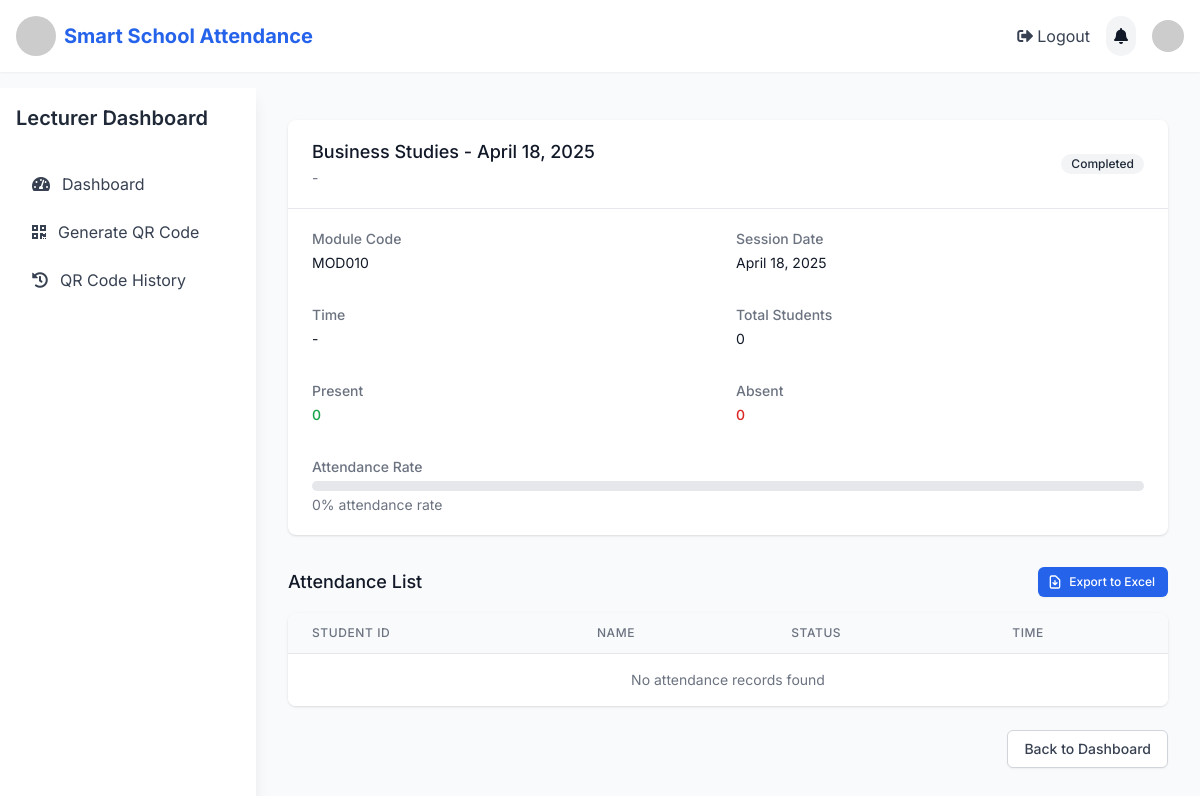
Screenshot of /attendance/session/30/ (signed in) with the database file from the repository.
### attendance/models.py (models this page shows, shortened)
class QRCode(models.Model):
    module = models.ForeignKey(Module, on_delete=models.CASCADE, related_name='qrcodes')
    lecturer = models.ForeignKey(settings.AUTH_USER_MODEL, on_delete=models.CASCADE, limit_choices_to={'is_lecturer': True})
    session_date = models.DateTimeField()
    qr_code = models.CharField(max_length=255, unique=True)
    qr_image = models.ImageField(upload_to='qr_codes/', blank=True, null=True)
    is_active = models.BooleanField(default=True)
    expiration_minutes = models.PositiveIntegerField(default=60)  # QR code validity in minutes
    created_at = models.DateTimeField(auto_now_add=True)
    updated_at = models.DateTimeField(auto_now=True)
    class Meta:
        ordering = ['-created_at']

class Module(models.Model):
    code = models.CharField(max_length=10, unique=True)
    name = models.CharField(max_length=100)
    description = models.TextField(blank=True)
    lecturers = models.ManyToManyField(settings.AUTH_USER_MODEL, related_name='modules', limit_choices_to={'is_lecturer': True})
    students = models.ManyToManyField(settings.AUTH_USER_MODEL, related_name='enrolled_modules', limit_choices_to={'is_student': True})
    attendance_threshold = models.DecimalField(max_digits=5, decimal_places=2, default=75.00)

### attendance/views.py (the view)
# urls.py: path('session/<int:qrcode_id>/', views.session_detail, name='session_detail'),
@login_required
def session_detail(request, qrcode_id):
    qrcode = get_object_or_404(QRCode, id=qrcode_id, lecturer=request.user)
    attendance_records = Attendance.objects.filter(qrcode=qrcode).select_related('student')
    total_students = qrcode.module.students.count()
    present_count = attendance_records.filter(status='present').count()
    absent_count = total_students - present_count
    attendance_rate = (present_count / total_students * 100) if total_students > 0 else 0
    context = {
        'qrcode': qrcode,
        'attendance_records': attendance_records,
        'total_students': total_students,
        'present_count': present_count,
        'absent_count': absent_count,
        'attendance_rate': round(attendance_rate, 1)
    }
    return render(request, 'attendance/session_detail.html', context)

### attendance/auth_backend.py (called while the page is built)
    def get_user(self, user_id):
        try:
            return User.objects.get(pk=user_id)
        except User.DoesNotExist:
            return None

### templates/attendance/session_detail.html (shortened to what this page needs)
{% extends 'base.html' %}
{% block content %}
<div class="bg-white shadow overflow-hidden sm:rounded-lg">
    <div class="px-4 py-5 sm:px-6 flex justify-between items-center">
        <div>
            <h3 class="text-lg leading-6 font-medium text-gray-900">
                {{ qrcode.module.name }} - {{ qrcode.session_date|date:"F j, Y" }}
            </h3>
            <p class="mt-1 max-w-2xl text-sm text-gray-500">
                {{ qrcode.start_time|time:"g:i A" }} - {{ qrcode.end_time|time:"g:i A" }}
            </p>
        </div>
        <div class="flex space-x-3">
            {% if qrcode.is_active %}
                <span class="inline-flex items-center px-2.5 py-0.5 rounded-full text-xs font-medium bg-green-100 text-green-800">
                    Active
                </span>
            {% else %}
                <span class="inline-flex items-center px-2.5 py-0.5 rounded-full text-xs font-medium bg-gray-100 text-gray-800">
                    Completed
                </span>
            {% endif %}
        </div>
    </div>
    <div class="border-t border-gray-200 px-4 py-5 sm:px-6">
        <dl class="grid grid-cols-1 gap-x-4 gap-y-8 sm:grid-cols-2">
            <div class="sm:col-span-1">
                <dt class="text-sm font-medium text-gray-500">Module Code</dt>
                <dd class="mt-1 text-sm text-gray-900">{{ qrcode.module.code }}</dd>
            </div>
            <div class="sm:col-span-1">
                <dt class="text-sm font-medium text-gray-500">Session Date</dt>
                <dd class="mt-1 text-sm text-gray-900">{{ qrcode.session_date|date:"F j, Y" }}</dd>
            </div>
            <div class="sm:col-span-1">
                <dt class="text-sm font-medium text-gray-500">Time</dt>
                <dd class="mt-1 text-sm text-gray-900">{{ qrcode.start_time|time:"g:i A" }} - {{ qrcode.end_time|time:"g:i A" }}</dd>
            </div>
            <div class="sm:col-span-1">
                <dt class="text-sm font-medium text-gray-500">Total Students</dt>
                <dd class="mt-1 text-sm text-gray-900">{{ total_students }}</dd>
            </div>
            <div class="sm:col-span-1">
                <dt class="text-sm font-medium text-gray-500">Present</dt>
                <dd class="mt-1 text-sm text-green-600 font-medium">{{ present_count }}</dd>
            </div>
            <div class="sm:col-span-1">
                <dt class="text-sm font-medium text-gray-500">Absent</dt>
                <dd class="mt-1 text-sm text-red-600 font-medium">{{ absent_count }}</dd>
            </div>
            <div class="sm:col-span-2">
                <dt class="text-sm font-medium text-gray-500">Attendance Rate</dt>
                <dd class="mt-1">
                    <div class="w-full bg-gray-200 rounded-full h-2.5">
                    </div>
                    <p class="mt-1 text-sm text-gray-500">{{ attendance_rate }}% attendance rate</p>
                </dd>
            </div>
        </dl>
    </div>
</div>
<div class="mt-8">
    <div class="flex justify-between items-center mb-4">
        <h3 class="text-lg font-medium text-gray-900">Attendance List</h3>
        <a href="{% url 'attendance:download_attendance' qrcode.id %}" class="inline-flex items-center px-3 py-1.5 border border-transparent text-xs font-medium rounded-md shadow-sm text-white bg-blue-600 hover:bg-blue-700 focus:outline-none focus:ring-2 focus:ring-offset-2 focus:ring-blue-500">
            Export to Excel
        </a>
    </div>
    <div class="bg-white shadow overflow-hidden sm:rounded-lg">
        <div class="overflow-x-auto">
            <table class="min-w-full divide-y divide-gray-200">
                <thead class="bg-gray-50">
                    <tr>
                        <th scope="col" class="px-6 py-3 text-left text-xs font-medium text-gray-500 uppercase tracking-wider">Student ID</th>
                        <th scope="col" class="px-6 py-3 text-left text-xs font-medium text-gray-500 uppercase tracking-wider">Name</th>
                        <th scope="col" class="px-6 py-3 text-left text-xs font-medium text-gray-500 uppercase tracking-wider">Status</th>
                        <th scope="col" class="px-6 py-3 text-left text-xs font-medium text-gray-500 uppercase tracking-wider">Time</th>
                    </tr>
                </thead>
                <tbody class="bg-white divide-y divide-gray-200">
                    {% for record in attendance_records %}
                    <tr>
                        <td class="px-6 py-4 whitespace-nowrap text-sm text-gray-900">{{ record.student.student_id }}</td>
                        <td class="px-6 py-4 whitespace-nowrap text-sm text-gray-900">{{ record.student.get_full_name|default:record.student.username }}</td>
                        <td class="px-6 py-4 whitespace-nowrap">
                            <span class="px-2 inline-flex text-xs leading-5 font-semibold rounded-full {% if record.status == 'present' %}bg-green-100 text-green-800{% else %}bg-red-100 text-red-800{% endif %}">
                                {{ record.get_status_display }}
                            </span>
                        </td>
                        <td class="px-6 py-4 whitespace-nowrap text-sm text-gray-500">{{ record.timestamp|date:"g:i A" }}</td>
                    </tr>
                    {% empty %}
                    <tr>
                        <td colspan="4" class="px-6 py-4 text-center text-sm text-gray-500">No attendance records found</td>
                    </tr>
                    {% endfor %}
                </tbody>
            </table>
        </div>
    </div>
</div>
<div class="mt-6 flex justify-end">
    <a href="{% url 'dashboard:lecturer' %}" class="bg-white py-2 px-4 border border-gray-300 rounded-md shadow-sm text-sm font-medium text-gray-700 hover:bg-gray-50 focus:outline-none focus:ring-2 focus:ring-offset-2 focus:ring-blue-500">
        Back to Dashboard
    </a>
</div>
{% endblock %}

### templates/base.html (style rules this page uses)
body { font-family: 'Inter', sans-serif; }

### rows the page displays
QRCode: module.name "Business Studies", session_date "April 18, 2025", module.code "MOD010"

### other values shown
{{ total_students }} "0"
{{ present_count }} "0"
{{ absent_count }} "0"
{{ attendance_rate }} "0"
